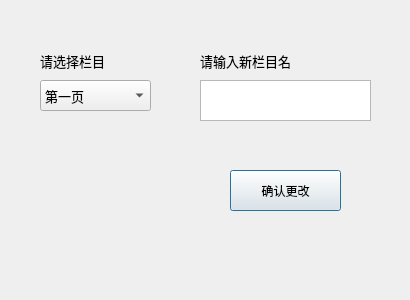
<?xml version="1.0" encoding="UTF-8"?>
<ui version="4.0">
 <class>Dialog</class>
 <widget class="QDialog" name="Dialog">
  <property name="geometry">
   <rect>
    <x>0</x>
    <y>0</y>
    <width>410</width>
    <height>300</height>
   </rect>
  </property>
  <property name="minimumSize">
   <size>
    <width>410</width>
    <height>300</height>
   </size>
  </property>
  <property name="maximumSize">
   <size>
    <width>410</width>
    <height>300</height>
   </size>
  </property>
  <property name="windowTitle">
   <string>Dialog</string>
  </property>
  <widget class="QComboBox" name="PageSelect">
   <property name="geometry">
    <rect>
     <x>40</x>
     <y>80</y>
     <width>111</width>
     <height>31</height>
    </rect>
   </property>
   <property name="font">
    <font>
     <family>微软雅黑</family>
     <pointsize>10</pointsize>
    </font>
   </property>
   <item>
    <property name="text">
     <string>第一页</string>
    </property>
   </item>
   <item>
    <property name="text">
     <string>第二页</string>
    </property>
   </item>
   <item>
    <property name="text">
     <string>第三页</string>
    </property>
   </item>
   <item>
    <property name="text">
     <string>第四页</string>
    </property>
   </item>
   <item>
    <property name="text">
     <string>第五页</string>
    </property>
   </item>
   <item>
    <property name="text">
     <string>第六页</string>
    </property>
   </item>
   <item>
    <property name="text">
     <string>第七页</string>
    </property>
   </item>
   <item>
    <property name="text">
     <string>第八页</string>
    </property>
   </item>
   <item>
    <property name="text">
     <string>第九页</string>
    </property>
   </item>
  </widget>
  <widget class="QTextEdit" name="textEdit">
   <property name="geometry">
    <rect>
     <x>200</x>
     <y>80</y>
     <width>171</width>
     <height>41</height>
    </rect>
   </property>
   <property name="font">
    <font>
     <family>微软雅黑</family>
     <pointsize>10</pointsize>
    </font>
   </property>
  </widget>
  <widget class="QPushButton" name="CommitChange">
   <property name="geometry">
    <rect>
     <x>230</x>
     <y>170</y>
     <width>111</width>
     <height>41</height>
    </rect>
   </property>
   <property name="text">
    <string>确认更改</string>
   </property>
  </widget>
  <widget class="QLabel" name="label">
   <property name="geometry">
    <rect>
     <x>200</x>
     <y>50</y>
     <width>141</width>
     <height>21</height>
    </rect>
   </property>
   <property name="font">
    <font>
     <family>微软雅黑</family>
     <pointsize>10</pointsize>
    </font>
   </property>
   <property name="text">
    <string>请输入新栏目名</string>
   </property>
  </widget>
  <widget class="QLabel" name="label_2">
   <property name="geometry">
    <rect>
     <x>40</x>
     <y>50</y>
     <width>111</width>
     <height>21</height>
    </rect>
   </property>
   <property name="font">
    <font>
     <family>微软雅黑</family>
     <pointsize>10</pointsize>
    </font>
   </property>
   <property name="text">
    <string>请选择栏目</string>
   </property>
  </widget>
 </widget>
 <resources/>
 <connections/>
</ui>
